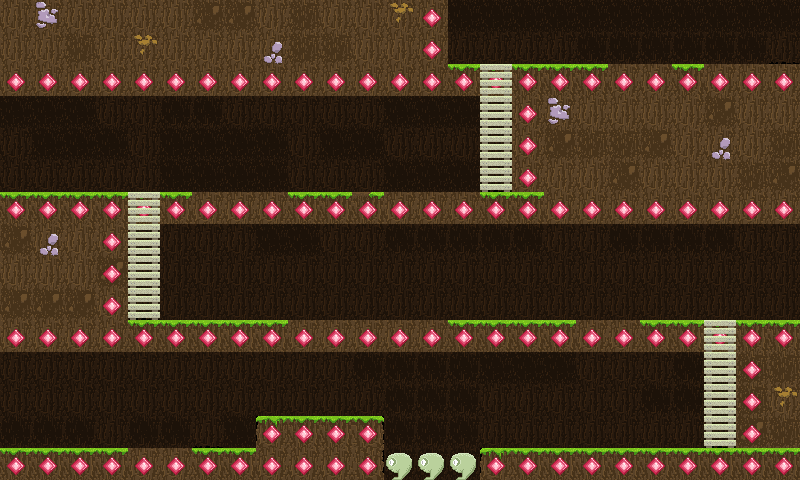

A 2D game scene composited from a Tiled map and its tileset images. What follows is a short description and the map's XML, with every tile layer's data as written:
An orthogonal 25x15 tile map with 32x32 px tiles, 4 tile layers (World, CollisionLayer, DeathLayer, Ladders) and 6 objects (4x EnemyStartPoint, PlayerStartPoint, PlayerFinishPoint).

<map version="1.0" orientation="orthogonal" renderorder="right-down" width="25" height="15" tilewidth="32" tileheight="32" nextobjectid="15">
 <tileset firstgid="1" name="BrownTiles" tilewidth="32" tileheight="32" tilecount="64" columns="8">
  <image source="../BrownNature/BrownTiles.png" width="256" height="256" />
 </tileset>
 <layer name="World" width="25" height="15">
  <data encoding="csv">
5,49,5,5,5,5,34,34,5,33,5,5,50,5,36,36,36,36,36,36,36,36,36,36,36,
5,5,33,5,50,5,5,5,48,33,33,5,5,5,12,12,12,12,35,35,35,35,35,35,32,
5,5,5,5,5,5,5,5,5,5,5,5,5,5,1,1,1,1,1,5,5,1,5,5,5,
36,36,36,12,12,35,35,12,12,12,12,12,36,36,36,12,5,49,5,5,5,5,34,5,5,
12,36,36,36,12,36,36,36,36,12,36,36,12,12,12,12,5,34,33,33,34,5,48,5,33,
12,12,12,12,12,36,36,36,36,12,12,12,36,36,36,32,5,5,5,34,5,5,5,33,34,
1,1,1,1,1,1,5,5,5,1,1,20,5,5,5,1,1,5,5,5,5,5,5,5,5,
34,48,5,5,12,12,12,12,36,36,12,12,35,35,35,35,35,12,12,35,35,35,35,12,12,
5,5,5,34,12,12,12,12,12,12,12,12,12,12,12,12,12,12,12,12,12,12,12,12,12,
34,34,34,5,32,12,12,12,12,12,12,12,12,12,12,12,12,12,12,12,12,12,12,12,12,
5,5,5,5,1,1,1,1,1,5,5,5,5,5,1,1,1,1,5,5,1,1,1,1,1,
12,12,12,12,12,12,12,12,12,12,12,35,35,35,35,36,36,36,12,12,12,35,12,33,33,
12,12,12,12,12,12,12,12,12,12,12,12,35,35,35,12,12,12,12,12,35,35,12,33,50,
35,35,35,12,35,35,32,36,3,1,1,2,35,35,35,12,12,12,12,12,12,12,32,34,33,
1,1,1,1,5,5,1,1,5,5,5,11,35,35,35,3,1,1,1,1,1,1,1,1,1
</data>
 </layer>
 <objectgroup name="ObjectLayer">
  <object id="7" name="EnemyStartPoint" x="512" y="416" width="32" height="32" />
  <object id="8" name="PlayerStartPoint" x="32" y="416" width="32" height="32" />
  <object id="10" name="EnemyStartPoint" x="736" y="288" width="32" height="32" />
  <object id="11" name="EnemyStartPoint" x="160" y="160" width="32" height="32" />
  <object id="13" name="PlayerFinishPoint" x="768" y="32" width="32" height="32" />
  <object id="14" name="EnemyStartPoint" x="576" y="32" width="32" height="32" />
 </objectgroup>
 <layer name="CollisionLayer" width="25" height="15">
  <data encoding="csv">
0,0,0,0,0,0,0,0,0,0,0,0,0,51,0,0,0,0,0,0,0,0,0,0,0,
0,0,0,0,0,0,0,0,0,0,0,0,0,51,0,0,0,0,0,0,0,0,0,0,0,
51,51,51,51,51,51,51,51,51,51,51,51,51,51,51,51,51,51,51,51,51,51,51,51,51,
0,0,0,0,0,0,0,0,0,0,0,0,0,0,0,0,51,0,0,0,0,0,0,0,0,
0,0,0,0,0,0,0,0,0,0,0,0,0,0,0,0,51,0,0,0,0,0,0,0,0,
0,0,0,0,0,0,0,0,0,0,0,0,0,0,0,0,51,0,0,0,0,0,0,0,0,
51,51,51,51,51,51,51,51,51,51,51,51,51,51,51,51,51,51,51,51,51,51,51,51,51,
0,0,0,51,0,0,0,0,0,0,0,0,0,0,0,0,0,0,0,0,0,0,0,0,0,
0,0,0,51,0,0,0,0,0,0,0,0,0,0,0,0,0,0,0,0,0,0,0,0,0,
0,0,0,51,0,0,0,0,0,0,0,0,0,0,0,0,0,0,0,0,0,0,0,0,0,
51,51,51,51,51,51,51,51,51,51,51,51,51,51,51,51,51,51,51,51,51,51,51,51,51,
0,0,0,0,0,0,0,0,0,0,0,0,0,0,0,0,0,0,0,0,0,0,0,51,0,
0,0,0,0,0,0,0,0,0,0,0,0,0,0,0,0,0,0,0,0,0,0,0,51,0,
0,0,0,0,0,0,0,0,51,51,51,51,0,0,0,0,0,0,0,0,0,0,0,51,0,
51,51,51,51,51,51,51,51,51,51,51,51,0,0,0,51,51,51,51,51,51,51,51,51,51
</data>
 </layer>
 <layer name="DeathLayer" width="25" height="15">
  <data encoding="csv">
0,0,0,0,0,0,0,0,0,0,0,0,0,0,0,0,0,0,0,0,0,0,0,0,0,
0,0,0,0,0,0,0,0,0,0,0,0,0,0,0,0,0,0,0,0,0,0,0,0,0,
0,0,0,0,0,0,0,0,0,0,0,0,0,0,0,0,0,0,0,0,0,0,0,0,0,
0,0,0,0,0,0,0,0,0,0,0,0,0,0,0,0,0,0,0,0,0,0,0,0,0,
0,0,0,0,0,0,0,0,0,0,0,0,0,0,0,0,0,0,0,0,0,0,0,0,0,
0,0,0,0,0,0,0,0,0,0,0,0,0,0,0,0,0,0,0,0,0,0,0,0,0,
0,0,0,0,0,0,0,0,0,0,0,0,0,0,0,0,0,0,0,0,0,0,0,0,0,
0,0,0,0,0,0,0,0,0,0,0,0,0,0,0,0,0,0,0,0,0,0,0,0,0,
0,0,0,0,0,0,0,0,0,0,0,0,0,0,0,0,0,0,0,0,0,0,0,0,0,
0,0,0,0,0,0,0,0,0,0,0,0,0,0,0,0,0,0,0,0,0,0,0,0,0,
0,0,0,0,0,0,0,0,0,0,0,0,0,0,0,0,0,0,0,0,0,0,0,0,0,
0,0,0,0,0,0,0,0,0,0,0,0,0,0,0,0,0,0,0,0,0,0,0,0,0,
0,0,0,0,0,0,0,0,0,0,0,0,0,0,0,0,0,0,0,0,0,0,0,0,0,
0,0,0,0,0,0,0,0,0,0,0,0,0,0,0,0,0,0,0,0,0,0,0,0,0,
0,0,0,0,0,0,0,0,0,0,0,0,52,52,52,0,0,0,0,0,0,0,0,0,0
</data>
 </layer>
 <layer name="Ladders" width="25" height="15">
  <data encoding="csv">
0,0,0,0,0,0,0,0,0,0,0,0,0,0,0,0,0,0,0,0,0,0,0,0,0,
0,0,0,0,0,0,0,0,0,0,0,0,0,0,0,0,0,0,0,0,0,0,0,0,0,
0,0,0,0,0,0,0,0,0,0,0,0,0,0,0,45,0,0,0,0,0,0,0,0,0,
0,0,0,0,0,0,0,0,0,0,0,0,0,0,0,45,0,0,0,0,0,0,0,0,0,
0,0,0,0,0,0,0,0,0,0,0,0,0,0,0,45,0,0,0,0,0,0,0,0,0,
0,0,0,0,0,0,0,0,0,0,0,0,0,0,0,45,0,0,0,0,0,0,0,0,0,
0,0,0,0,45,0,0,0,0,0,0,0,0,0,0,0,0,0,0,0,0,0,0,0,0,
0,0,0,0,45,0,0,0,0,0,0,0,0,0,0,0,0,0,0,0,0,0,0,0,0,
0,0,0,0,45,0,0,0,0,0,0,0,0,0,0,0,0,0,0,0,0,0,0,0,0,
0,0,0,0,45,0,0,0,0,0,0,0,0,0,0,0,0,0,0,0,0,0,0,0,0,
0,0,0,0,0,0,0,0,0,0,0,0,0,0,0,0,0,0,0,0,0,0,45,0,0,
0,0,0,0,0,0,0,0,0,0,0,0,0,0,0,0,0,0,0,0,0,0,45,0,0,
0,0,0,0,0,0,0,0,0,0,0,0,0,0,0,0,0,0,0,0,0,0,45,0,0,
0,0,0,0,0,0,0,0,0,0,0,0,0,0,0,0,0,0,0,0,0,0,45,0,0,
0,0,0,0,0,0,0,0,0,0,0,0,0,0,0,0,0,0,0,0,0,0,0,0,0
</data>
 </layer>
</map>
